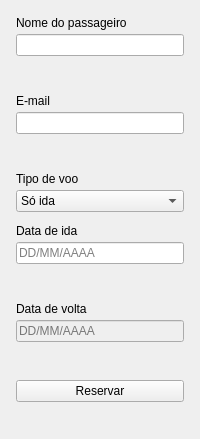
<?xml version="1.0" encoding="UTF-8"?>
<!-- A estrutura da tela, como o index.html do jQuery e o layout XML do Views.
     A aparência fica em estilo.qss, como o estilo.css; só o espaçamento
     entre os elementos fica aqui, porque o QSS não alcança os layouts. -->
<ui version="4.0">
 <class>Janela</class>
 <widget class="QWidget" name="Janela">
  <property name="windowTitle">
   <string>Formulário com validação</string>
  </property>
  <layout class="QVBoxLayout" name="pagina">
   <property name="spacing">
    <number>0</number>
   </property>
   <property name="leftMargin">
    <number>0</number>
   </property>
   <property name="topMargin">
    <number>0</number>
   </property>
   <property name="rightMargin">
    <number>0</number>
   </property>
   <property name="bottomMargin">
    <number>0</number>
   </property>
   <item>
    <widget class="QWidget" name="formulario">
     <layout class="QVBoxLayout" name="campos">
      <property name="spacing">
       <number>12</number>
      </property>
      <property name="leftMargin">
       <number>16</number>
      </property>
      <property name="topMargin">
       <number>16</number>
      </property>
      <property name="rightMargin">
       <number>16</number>
      </property>
      <property name="bottomMargin">
       <number>16</number>
      </property>
      <!-- Como o <label>: o texto e o campo que ele nomeia (buddy). -->
      <item>
       <layout class="QVBoxLayout" name="rotuloNome">
        <property name="spacing">
         <number>4</number>
        </property>
        <item>
         <widget class="QLabel" name="textoNome">
          <property name="text">
           <string>Nome do passageiro</string>
          </property>
          <property name="buddy">
           <cstring>nome</cstring>
          </property>
         </widget>
        </item>
        <item>
         <widget class="QLineEdit" name="nome"/>
        </item>
       </layout>
      </item>
      <item>
       <widget class="QLabel" name="erroNome">
        <property name="papel" stdset="0">
         <string>erro</string>
        </property>
       </widget>
      </item>
      <item>
       <layout class="QVBoxLayout" name="rotuloEmail">
        <property name="spacing">
         <number>4</number>
        </property>
        <item>
         <widget class="QLabel" name="textoEmail">
          <property name="text">
           <string>E-mail</string>
          </property>
          <property name="buddy">
           <cstring>email</cstring>
          </property>
         </widget>
        </item>
        <item>
         <widget class="QLineEdit" name="email">
          <property name="inputMethodHints">
           <set>Qt::InputMethodHint::ImhEmailCharactersOnly</set>
          </property>
         </widget>
        </item>
       </layout>
      </item>
      <item>
       <widget class="QLabel" name="erroEmail">
        <property name="papel" stdset="0">
         <string>erro</string>
        </property>
       </widget>
      </item>
      <item>
       <layout class="QVBoxLayout" name="rotuloTipo">
        <property name="spacing">
         <number>4</number>
        </property>
        <item>
         <widget class="QLabel" name="textoTipo">
          <property name="text">
           <string>Tipo de voo</string>
          </property>
          <property name="buddy">
           <cstring>tipo</cstring>
          </property>
         </widget>
        </item>
        <item>
         <!-- Como o <select>: a ordem das opções é a do enum TipoDeVoo. -->
         <widget class="QComboBox" name="tipo">
          <item>
           <property name="text">
            <string>Só ida</string>
           </property>
          </item>
          <item>
           <property name="text">
            <string>Ida e volta</string>
           </property>
          </item>
         </widget>
        </item>
       </layout>
      </item>
      <item>
       <layout class="QVBoxLayout" name="rotuloIda">
        <property name="spacing">
         <number>4</number>
        </property>
        <item>
         <widget class="QLabel" name="textoIda">
          <property name="text">
           <string>Data de ida</string>
          </property>
          <property name="buddy">
           <cstring>ida</cstring>
          </property>
         </widget>
        </item>
        <item>
         <widget class="QLineEdit" name="ida">
          <property name="placeholderText">
           <string>DD/MM/AAAA</string>
          </property>
         </widget>
        </item>
       </layout>
      </item>
      <item>
       <widget class="QLabel" name="erroIda">
        <property name="papel" stdset="0">
         <string>erro</string>
        </property>
       </widget>
      </item>
      <item>
       <layout class="QVBoxLayout" name="rotuloVolta">
        <property name="spacing">
         <number>4</number>
        </property>
        <item>
         <widget class="QLabel" name="textoVolta">
          <property name="text">
           <string>Data de volta</string>
          </property>
          <property name="buddy">
           <cstring>volta</cstring>
          </property>
         </widget>
        </item>
        <item>
         <widget class="QLineEdit" name="volta">
          <property name="enabled">
           <bool>false</bool>
          </property>
          <property name="placeholderText">
           <string>DD/MM/AAAA</string>
          </property>
         </widget>
        </item>
       </layout>
      </item>
      <item>
       <widget class="QLabel" name="erroVolta">
        <property name="papel" stdset="0">
         <string>erro</string>
        </property>
       </widget>
      </item>
      <item>
       <widget class="QPushButton" name="reservar">
        <property name="text">
         <string>Reservar</string>
        </property>
       </widget>
      </item>
     </layout>
    </widget>
   </item>
   <item>
    <widget class="QLabel" name="confirmacao">
     <property name="papel" stdset="0">
      <string>confirmacao</string>
     </property>
    </widget>
   </item>
   <item>
    <!-- O resto da altura fica vazio, embaixo, como na página. -->
    <spacer name="resto">
     <property name="orientation">
      <enum>Qt::Orientation::Vertical</enum>
     </property>
    </spacer>
   </item>
  </layout>
 </widget>
 <resources/>
 <connections/>
</ui>
